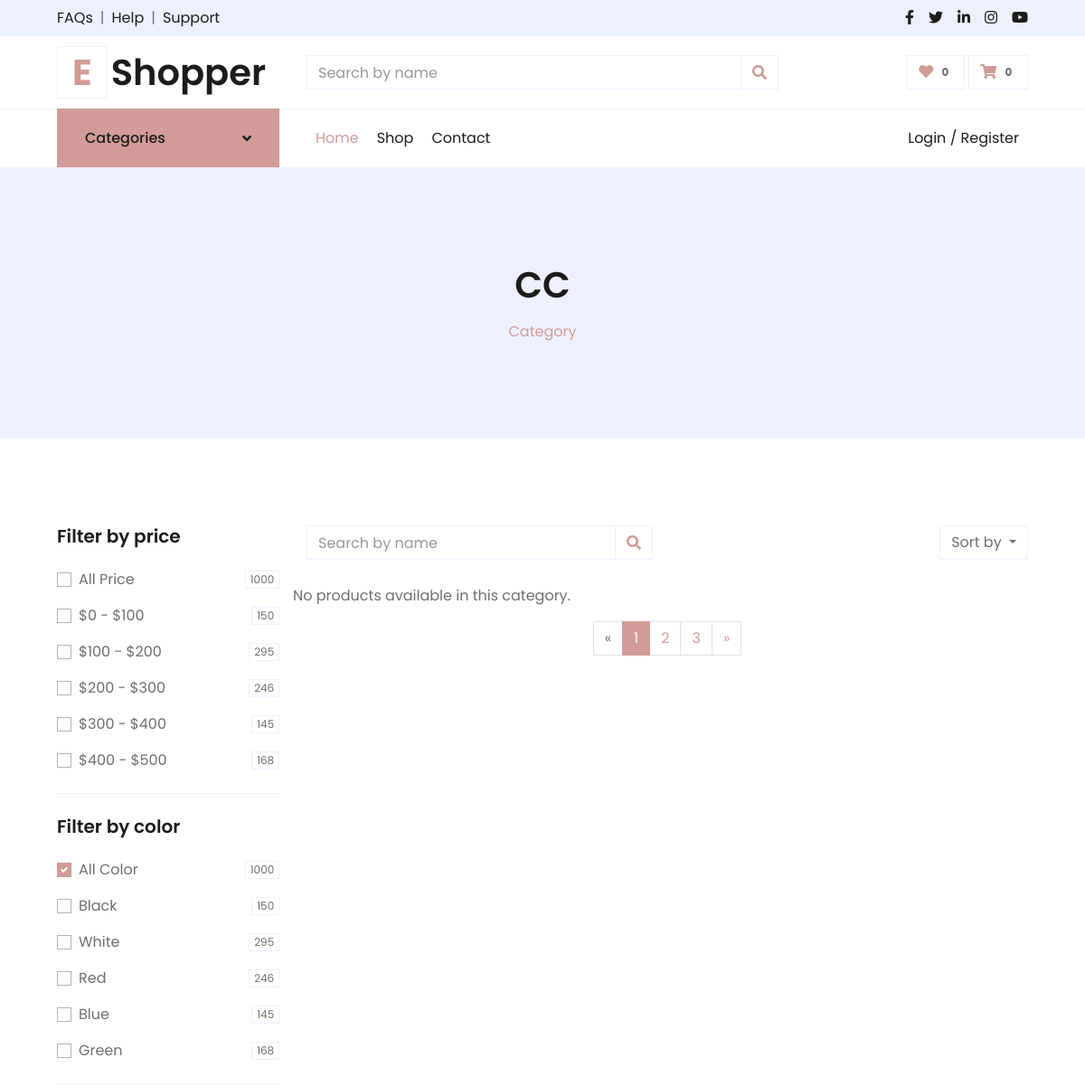
The page /category/1/ (upper part) on the database as committed earlier.
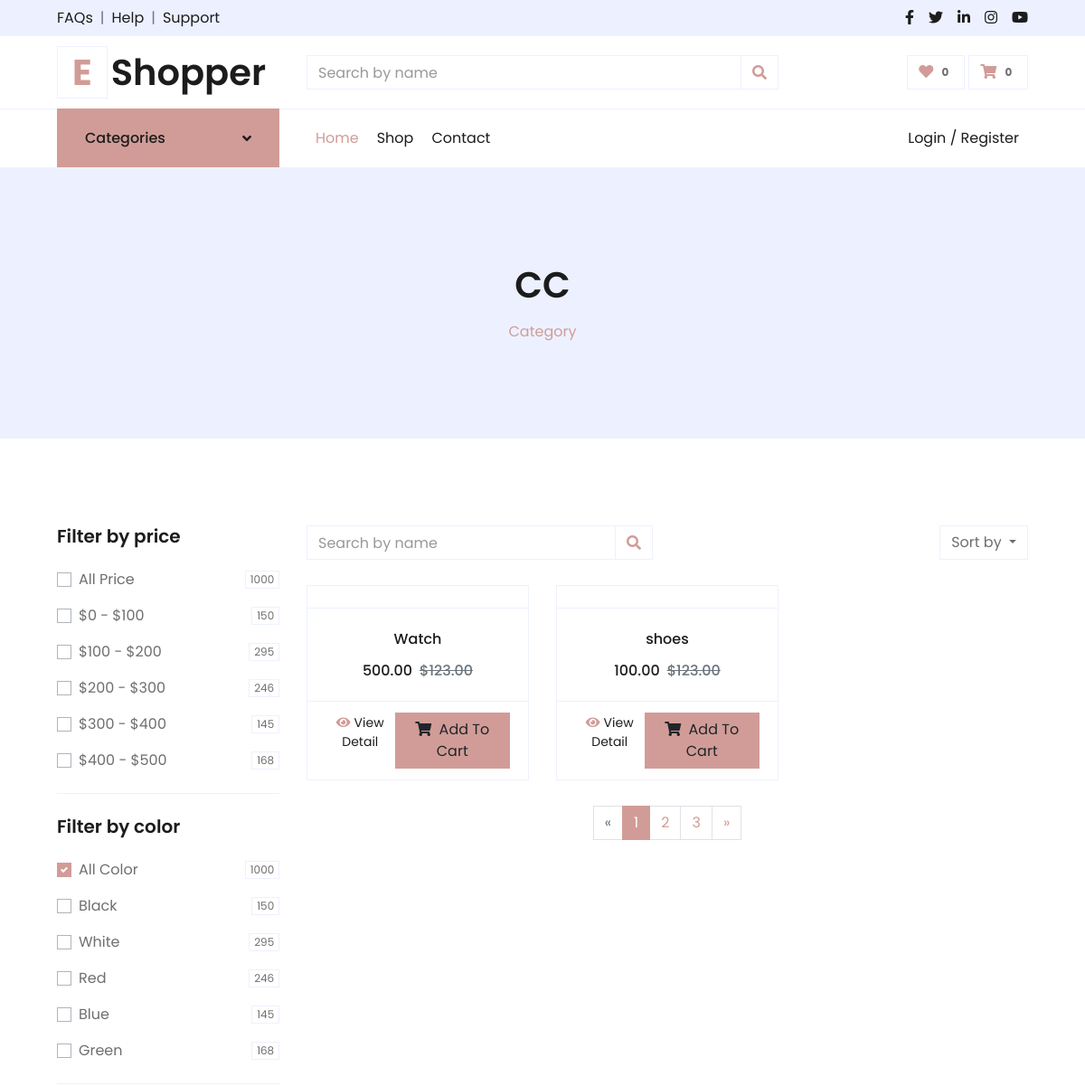
The same page on the database as committed later.
### ProductsApp/models.py (models this page shows, shortened)
class Product(models.Model):
    name = models.CharField(max_length=100)
    category = models.ForeignKey(ProductCategory, on_delete=models.CASCADE)
    description = models.TextField(null=True)
    price = models.DecimalField(max_digits=10, decimal_places=2)
    qty = models.IntegerField()
    image = models.ImageField(upload_to='products/')
    color = models.CharField(max_length=50, null=True)
    size = models.CharField(max_length=10, null=True)

### ProductsApp/views.py (the view, shortened to what this page needs)
# urls.py: path('category/<int:cid>/',category_product_list_view ,name='category'),
def category_product_list_view(request, cid):
    category = get_object_or_404(ProductCategory, id=cid)
    products = Product.objects.filter(category=category)
    price_filter = request.GET.getlist('price-all')
    if price_filter:
        pass
    else:
        price_ranges = ['price-1', 'price-2', 'price-3', 'price-4', 'price-5']
        selected_ranges = [range_key for range_key in price_ranges if request.GET.get(range_key)]
    context = {
        "category": category,
        "products": products,
    }
    return render(request, "category.html", context)

### CartApp/context_processors.py (called while the page is built)
def cart_total_quantity(request):
    total_quantity = 0
    if request.user.is_authenticated:
        cart_items = CartItem.objects.filter(user=request.user)
        total_quantity = cart_items.aggregate(Sum('quantity'))['quantity__sum'] or 0
    return {'total_quantity': total_quantity}

def wishlist_count(request):
    if request.user.is_authenticated:
        return {'wishlist_count': WishlistItem.objects.filter(user=request.user).count()}
    return {'wishlist_count': 0}

### templates/category.html (shortened to what the changed rows need)
{% extends 'base.html' %}
{% load static %}
{% block content %}
    <div class="container-fluid bg-secondary mb-5">
        <div class="d-flex flex-column align-items-center justify-content-center" style="min-height: 300px">
            <h1 class="font-weight-semi-bold text-uppercase mb-3">
                {{ category.category_name }}
            </h1>
        </div>
    </div>
    <div class="container-fluid pt-5">
        <div class="row px-xl-5">
            <div class="col-lg-9 col-md-12">
                <div class="row pb-3">
                    <div class="col-12 pb-1">
                        <div class="d-flex align-items-center justify-content-between mb-4">
                        </div>
                    </div>
                    {% if products %}
                    {% for product in products %}
                    <div class="col-lg-4 col-md-6 col-sm-12 pb-1">
                        <div class="card product-item border-0 mb-4">
                            <div class="card-header product-img position-relative overflow-hidden bg-transparent border p-0">
                            </div>
                            <div class="card-body border-left border-right text-center p-0 pt-4 pb-3">
                                <h6 class="text-truncate mb-3">{{product.name}}</h6>
                                <div class="d-flex justify-content-center">
                                    <h6>{{product.price}}</h6><h6 class="text-muted ml-2"><del>$123.00</del></h6>
                                </div>
                            </div>
                            <div class="card-footer d-flex justify-content-between bg-light border">
                                <a href="{% url 'product_detail' product.id %}" class="btn btn-sm text-dark p-0">
                                    <i class="fas fa-eye text-primary mr-1"></i>View Detail
                                </a>
                                           <a href="{% url 'CartApp:add_to_cart' product_id=product.id %}" class="btn btn-primary px-3"><i class="fa fa-shopping-cart mr-1"></i> Add To Cart </a>
                            </div>
                        </div>
                    </div>
                    {% endfor%}
                    {% else %}
                        <p>No products available in this category.</p>
                    {% endif %}
                    <div class="col-12 pb-1">
                        <nav aria-label="Page navigation">
                        </nav>
                    </div>
                </div>
            </div>
        </div>
    </div>
</body>
{% endblock content%}

Rows that differ between the two databases and show on the page:
added Product: name "Watch", price "500.00"
added Product: name "shoes", price "100.00"
Other text that changed with them:
text no longer shown: "No products available in this category."
